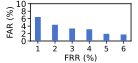

Source code (Python):
import os

import numpy as np
import matplotlib

matplotlib.use("TkAgg")
import matplotlib.pyplot as plt

# ===================== Data =====================
frr = ["1", "2", "3", "4", "5", "6"]
far = np.array([6.43, 4.35, 3.37, 3.15, 1.93, 1.76])

# ===================== Figure size =====================
cm_to_in = 1 / 2.54
fig_w = 3.5 * cm_to_in
fig_h = 1.6 * cm_to_in

# ===================== Global style =====================
plt.rcParams.update({
    "font.size": 6,
    "axes.labelsize": 6,
    "xtick.labelsize": 5.5,
    "ytick.labelsize": 6,
    "font.family": "sans-serif"
})

fig, ax = plt.subplots(figsize=(fig_w, fig_h))
fig.patch.set_facecolor("white")
ax.set_facecolor("white")

# ===================== Bar chart =====================
x = np.arange(len(frr))
bar_w = 0.34

ax.bar(
    x,
    far,
    width=bar_w,
    color="#4874CB",
    edgecolor="none",
    linewidth=0.3,
    zorder=3
)

# ===================== Axes =====================
ax.set_xticks(x)
ax.set_xticklabels(frr)

ax.set_xlabel("FRR (%)", labelpad=1)
ax.set_ylabel("FAR (%)", labelpad=1)

ax.set_ylim(0, 10)
ax.set_yticks([0, 2, 4, 6, 8, 10])

ax.tick_params(axis="both", pad=1, width=0.5, length=2)

# ===================== Spines =====================
for sp in ["left", "bottom", "top", "right"]:
    ax.spines[sp].set_visible(True)
    ax.spines[sp].set_linewidth(0.6)

# ===================== Layout =====================
plt.subplots_adjust(
    left=0.22,
    right=0.96,
    bottom=0.34,
    top=0.94
)

# ===================== Save =====================
out_name = os.path.splitext(os.path.basename(__file__))[0] + ".pdf"
out_path = os.path.join(os.path.dirname(__file__), out_name)
plt.savefig(out_path, format="pdf")
plt.show()
